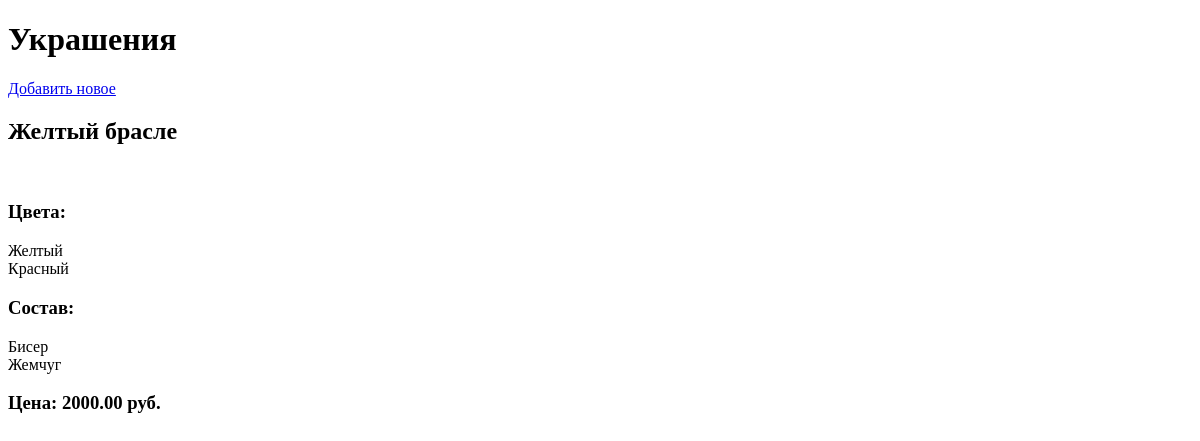
/, run on an earlier commit of the app's database.
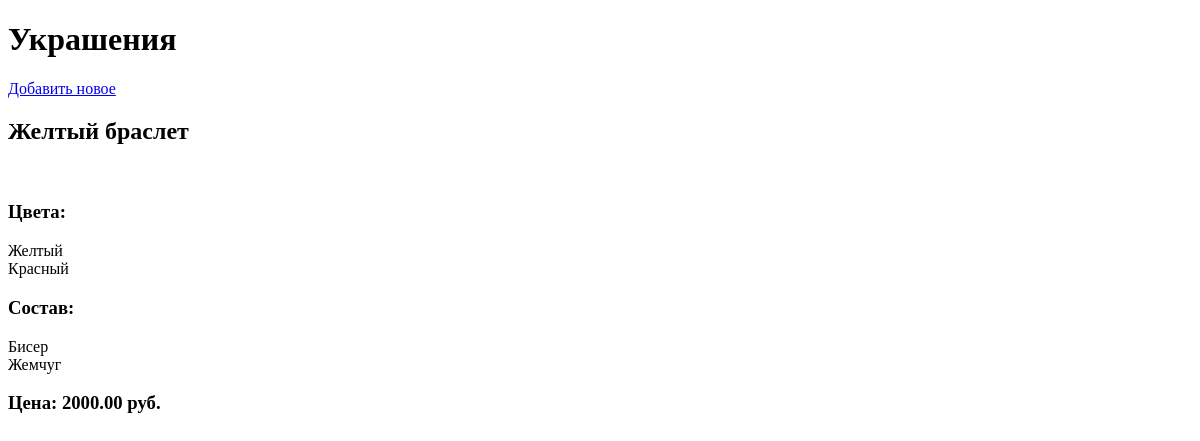
And on a later commit of the database.
### sonic_beejoo/models.py (models this page shows)
class Good(models.Model):
    category = models.ForeignKey('Category')
    design_types = models.ManyToManyField('DesignType')
    colors = models.ManyToManyField('Color',related_name='all_colors')
    title = models.CharField(max_length=50, blank=False)
    short_description = models.CharField(max_length=100)
    full_description = models.TextField(blank=True)
    price = models.DecimalField(max_digits=10, decimal_places=2)
    sale = models.DecimalField(max_digits=10, decimal_places=2, default=0)
    full_img_uri = models.ImageField(upload_to='goods_img', blank=True)
    preview_img_uri = models.ImageField(upload_to='goods_img', blank=True)
    data_created = models.DateTimeField(default=timezone.now())
    amount = models.IntegerField(default=1)
    is_displayed = models.BooleanField(default=True)
    class Meta:
        verbose_name_plural = 'Товар'

### sonic_beejoo/views.py (the view)
# urls.py: url(r'^$', goods, name='index'),
def goods(request):
    if request.method == 'GET':
        visible_goods = Good.objects.all()
        return render(request, 'sonic_beejoo/product.html', {'goods': visible_goods})

### sonic_beejoo/models.py (called while the page is built)
    def __str__(self):
        return self.name

    def __str__(self):
        return self.name

### sonic_beejoo/templates/sonic_beejoo/product.html (shortened to what this page needs)
<!DOCTYPE html>
<html lang="en">
<head>
</head>
<body>
<h1>Украшения</h1>
<a href="{% url 'add_good' %}">Добавить новое</a>
<div class="prod">
{% for good in goods %}
    <h2>{{ good.title }}</h2><br>
    <h3>Цвета:</h3>
    {% for color in good.colors.all %}
         {{ color}}<br>
    {% endfor %}
    <h3>Состав:</h3>
    {% for des in good.design_types.all %}
         {{ des}}<br>
    {% endfor %}
    <h3>Цена: {{ good.price }} руб.</h3>
{% endfor %}
</div>
</body>
</html>

What changed in the data, as far as the page shows it:
changed Good: title "Желтый брасле" → "Желтый браслет"
